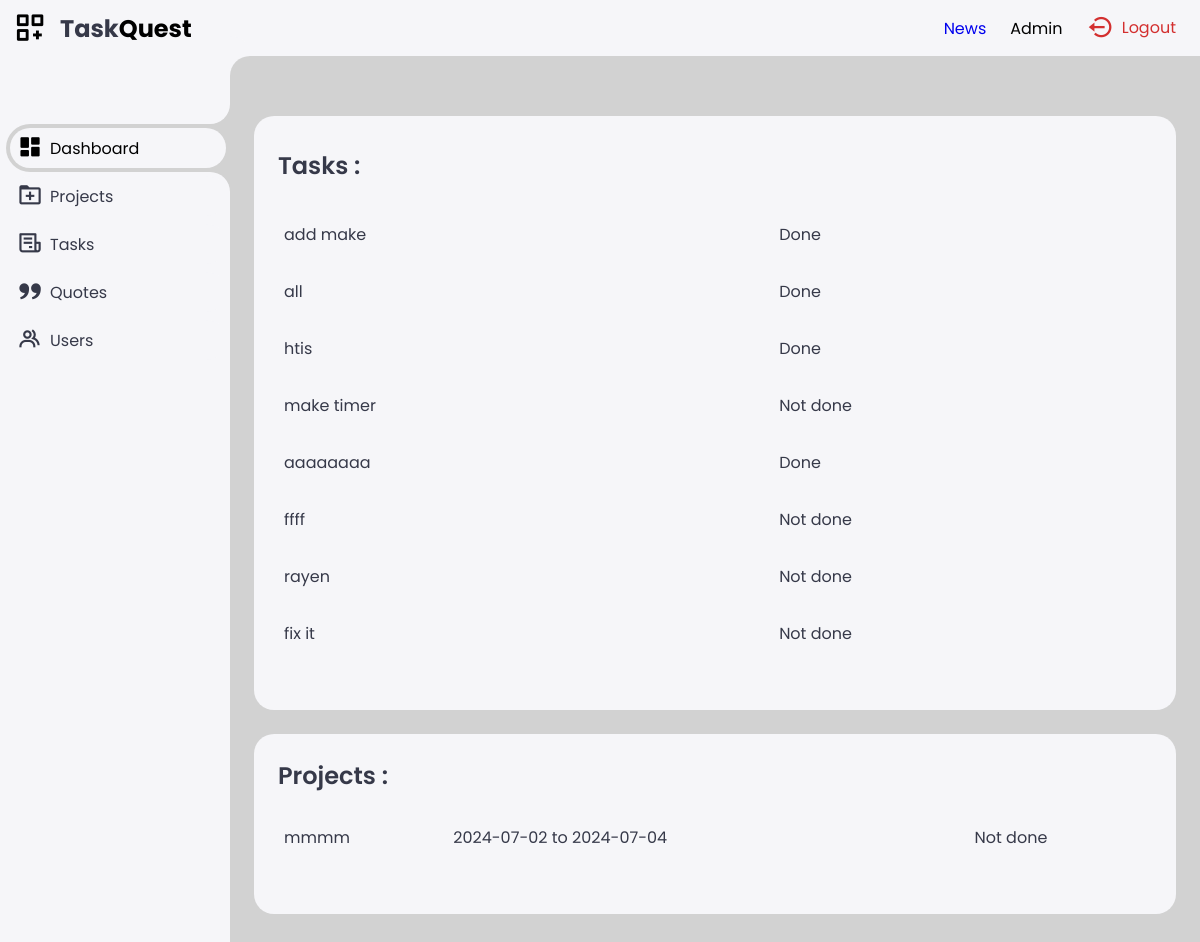
The page /dashboard (signed in) on the database its author committed.
### app.py (models this page shows)
class User(db.Model, UserMixin):
    id = db.Column(db.Integer, primary_key=True)
    username = db.Column(db.String(20), nullable=False, unique=True)
    password = db.Column(db.String(80), nullable=False)
    role = db.Column(db.String(20), nullable=False, default='user')

class Todo(db.Model):
    task_id = db.Column(db.Integer, primary_key=True)
    name = db.Column(db.String(100))
    done = db.Column(db.Boolean)
    user_id = db.Column(db.Integer, db.ForeignKey('user.id'))
    user = db.relationship('User', backref='todos')

class Project(db.Model):
    id = db.Column(db.Integer, primary_key=True)
    name = db.Column(db.String(100), nullable=False)
    start_date = db.Column(db.Date, nullable=False)
    end_date = db.Column(db.Date, nullable=False)
    status = db.Column(db.String(20), nullable=False)

### app.py (the view)
@app.route('/dashboard', methods=['GET', 'POST'])
@login_required
def dashboard():
    if current_user.role == 'admin':
        todo_list = Todo.query.all()
    else:
        todo_list = Todo.query.filter_by(user_id=current_user.id).all()
    projects = Project.query.all()
    return render_template('dashboard.html', pagetitle="Home | TaskQuest", todo_list=todo_list, projects=projects)

### app.py (called while the page is built)
@login_manager.user_loader
def load_user(user_id):
    return User.query.get(int(user_id))

### templates/dashboard.html (shortened to what this page needs)
{% extends 'base.html' %}
{% block body %}
<div class="bottom-data">
    <div class="orders">
        <div class="header">
            <h3>Tasks :</h3>
            <br><br>
            <table>
                <tbody>
                    {% for todo in todo_list %}
                    <tr>
                        <td class="thick">{{ todo.name }}</td>
                        {% if todo.done == False %}
                        <td><label class="label pending">Not done</label></td>
                        {% else %}
                        <td><label class="label done">Done</label></td>
                        {% endif %}
                    </tr>
                    {% endfor %}
                </tbody>
            </table>
        </div>
    </div>
</div>
    <div class="bottom-data">
        <div class="orders">
            <div class="header">
                <h3>Projects :</h3>
                <table>
                    <tbody>
                        {% for project in projects %}
                        <tr>
                            <td class="thick">{{ project.name }}</td>
                            <td>{{ project.start_date }} to {{ project.end_date }}</td>
                            <td>
                                {% if project.status == 'done' %}
                                <label class="label done">Done</label>
                                {% else %}
                                <label class="label pending">Not done</label>
                                {% endif %}
                            </td>
                        </tr>
                        {% endfor %}
                    </tbody>
                </table>
            </div>
        </div>
    </div>
{% endblock %}

### templates/base.html (shortened to what this page needs)
<!DOCTYPE html>
<html lang="en">
<head>
    <link href='https://unpkg.com/boxicons@2.1.4/css/boxicons.min.css' rel='stylesheet'>
    <link rel="stylesheet" href="{{ url_for('static', filename='base.css') }}">
</head>
<body>
    <div class="sidebar">
        <a href="#" class="logo">
            <i class='bx bx-customize'></i>
            <div class="logo-name"><span>Task</span>Quest</div>
        </a>
        <ul class="side-menu">
            <li><a href="{{url_for('dashboard')}}"><i class='bx bxs-dashboard'></i>Dashboard</a></li>
            <li><a href="{{url_for('projects')}}"><i class='bx bx-folder-plus'></i>Projects</a></li>
            <li><a href="{{url_for('tasks')}}"><i class='bx bx-receipt'></i>Tasks</a></li>
            <li><a href="{{url_for('quote')}}"><i class='bx bxs-quote-alt-right'></i>Quotes</a></li>
            {% if current_user.is_authenticated and current_user.role == 'admin' %}
            <li><a href="{{ url_for('users') }}"><i class='bx bx-group'></i>Users</a></li>
        {% endif %}
    </div>
    <div class="content">
        <nav class="nav">
            <a href="{{ url_for('news') }}">News</a>
            {% if current_user.is_authenticated %}
            <ul class="nav">
                <li class="nav-item role-info"> {{ current_user.role.capitalize() }}</li>
            </ul>
        {% endif %}
            <ul class="nav">
                <li class="nav-item">
                    <a href="{{url_for('logout')}}" class="logout">
                        <i class='bx bx-log-out-circle'></i>
                        Logout
                    </a>
                </li>
            </ul>
        </nav>
        <main>
          {% block body %}
          {% endblock %}
        </main>
    </div>
</body>
</html>

### static/base.css (style rules this page uses)
:root { --light: #f6f6f9; --primary: #000000; --light-primary: #CFE8FF; --grey: #eee; --dark-grey: #d2d2d2; --dark: #363949; --danger: #D32F2F; --light-danger: #FECDD3; --warning: #FBC02D; --light-warning: #FFF2C6; --success: #000000; --light-success: #BBF7D0; }
* { margin: 0; padding: 0; box-sizing: border-box; font-family: 'Poppins', sans-serif; }
.bx { font-size: 1.7rem; }
a { text-decoration: none; }
li { list-style: none; }
html { overflow-x: hidden; }
body { background: var(--dark-grey); overflow-x: hidden; }
.sidebar { position: fixed; top: 0; left: 0; background: var(--light); width: 230px; height: 100%; z-index: 2000; overflow-x: hidden; scrollbar-width: none; transition: all 0.3s ease; }
.sidebar .logo { font-size: 24px; font-weight: 700; height: 56px; display: flex; align-items: center; color: var(--primary); z-index: 500; padding-bottom: 20px; box-sizing: content-box; }
.sidebar .logo .logo-name span { color: var(--dark); }
.sidebar .logo .bx { min-width: 60px; display: flex; justify-content: center; font-size: 2.2rem; }
.sidebar .side-menu { width: 100%; margin-top: 48px; }
.sidebar .side-menu li { height: 48px; background: transparent; margin-left: 6px; border-radius: 48px 0 0 48px; padding: 4px; }
.sidebar .side-menu li.active { background: var(--dark-grey); position: relative; }
.sidebar .side-menu li.active::before { content: ""; position: absolute; width: 40px; height: 40px; border-radius: 50%; top: -40px; right: 0; box-shadow: 20px 20px 0 var(--dark-grey); z-index: -1; }
.sidebar .side-menu li.active::after { content: ""; position: absolute; width: 40px; height: 40px; border-radius: 50%; bottom: -40px; right: 0; box-shadow: 20px -20px 0 var(--dark-grey); z-index: -1; }
.sidebar .side-menu li a { width: 100%; height: 100%; background: var(--light); display: flex; align-items: center; border-radius: 48px; font-size: 16px; color: var(--dark); white-space: nowrap; overflow-x: hidden; transition: all 0.3s ease; }
.sidebar .side-menu li.active a { color: var(--success); }
.sidebar .side-menu li a .bx { min-width: calc(60px - ((4px + 6px) * 2)); display: flex; font-size: 1.6rem; justify-content: center; }
.content { position: relative; width: calc(100% - 230px); left: 230px; transition: all 0.3s ease; }
.content nav { height: 56px; background: var(--light); padding: 0 24px 0 0; display: flex; align-items: center; grid-gap: 24px; position: sticky; top: 0; left: 0; z-index: 1000; }
.content nav::before { content: ""; position: absolute; width: 40px; height: 40px; bottom: -40px; left: 0; border-radius: 50%; box-shadow: -20px -20px 0 var(--light); }
.content nav a { color: var(); }
.content main { width: 100%; padding: 36px 24px; max-height: calc(100vh - 56px); }
.content main .header { display: flex; align-items: center; justify-content: space-between; grid-gap: 16px; flex-wrap: wrap; }
.content main .bottom-data { display: flex; flex-wrap: wrap; grid-gap: 24px; margin-top: 24px; width: 100%; color: var(--dark); }
.content main .bottom-data>div { border-radius: 20px; background: var(--light); padding: 24px; overflow-x: auto; }
.content main .bottom-data .header { display: flex; align-items: center; grid-gap: 16px; margin-bottom: 24px; }
.content main .bottom-data .header h3 { margin-right: auto; font-size: 24px; font-weight: 600; }
.content main .bottom-data .orders { flex-grow: 1; flex-basis: 500px; }
.content main .bottom-data .orders table { width: 100%; border-collapse: collapse; }
.content main .bottom-data .orders table td { padding: 16px 0; }
.content main .bottom-data .orders table tr td:first-child { display: flex; align-items: center; grid-gap: 12px; padding-left: 6px; }
.content main .bottom-data .orders table tbody tr { cursor: pointer; transition: all 0.3s ease; }
.content nav { display: flex; justify-content: flex-end; align-items: center; height: 56px; background: var(--light); padding: 0 24px; position: sticky; top: 0; left: 0; z-index: 1000; }
.content nav .logout { display: flex; align-items: center; color: var(--dark); font-size: 16px; text-decoration: none; color: var(--danger); }
.content nav .logout i { margin-right: 8px; color: var(--danger); }

### rows shown on the page
User: role "Admin"
Todo: name "add make", done "Done"
Todo: name "all", done "Done"
Todo: name "htis", done "Done"
Todo: name "make timer", done "Not done"
Todo: name "aaaaaaaa", done "Done"
Todo: name "ffff", done "Not done"
Todo: name "rayen", done "Not done"
Todo: name "fix it", done "Not done"
Project: name "mmmm", start_date "2024-07-02", end_date "2024-07-04", status "Not done"
